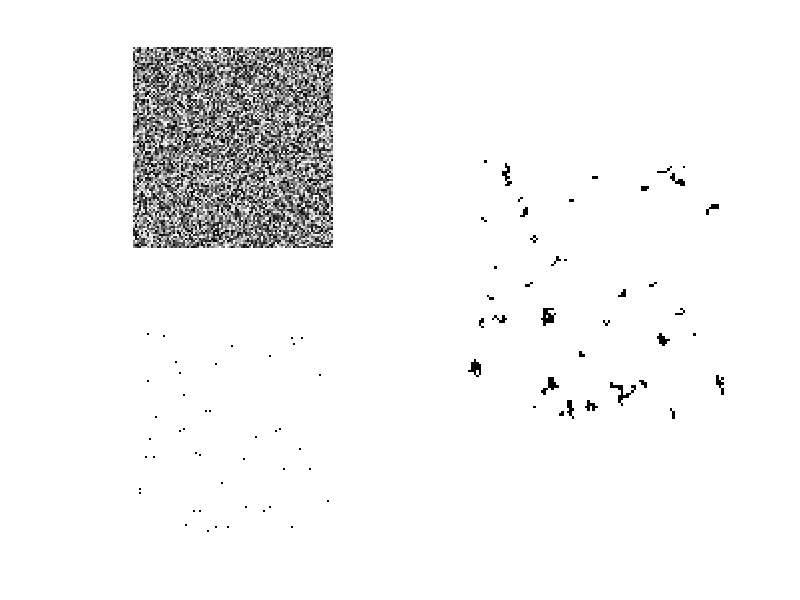

Write the MATLAB code that produced this figure.
clear all;
close all;

% Generate an m by n binary occupancy grid where the obstaces are clustered into islands or other shapes as opposed to being purely randomized

n_rows = 100;
n_cols = 100;
initial_obstacles = 1-50/10000;
branch_probability = 0.90;
n_free = 2;
filename = "100_map.mat";

rand_matrix = rand(n_rows, n_cols);

subplot(2,2,1);
imshow(1-rand_matrix, 'InitialMagnification', 'fit');

obstacle_matrix = rand_matrix >= initial_obstacles;
[obstacle_rows, obstacle_cols] = find(obstacle_matrix);

subplot(2,2,3);
imshow(~obstacle_matrix, 'InitialMagnification', 'fit');

neighbors = [0, 1;
             0, -1;
             1, 0;
            -1, 0;
             1, 1;
             1, -1;
            -1, 1;
            -1, -1];

for i=1:size(obstacle_rows)
    cur_row = obstacle_rows(i);
    cur_col = obstacle_cols(i);
    while rand <= branch_probability
        rand_neighbor = round(rand * (size(neighbors,1)-1) + 1);
        delta_row = neighbors(rand_neighbor, 1);
        delta_col = neighbors(rand_neighbor, 2);
        
        new_row = delta_row + cur_row;
        new_col = delta_col + cur_col;
        
        % Check if it is valid
        if new_row > 0 && new_row <= n_rows && new_col > 0 && new_col <= n_cols
            % New location is valid, add it in then build off of it
            obstacle_matrix(new_row, new_col) = 1;
            cur_row = new_row;
            cur_col = new_col;
            % Loop through again
        else
            % Looks like we found a dead end, go to next possible obstacle
            break;
        end
    end

end

subplot(1,2,2);
imshow(~obstacle_matrix, 'InitialMagnification', 'fit');

obstacle_matrix(1:n_free, 1:n_free) = zeros(n_free);
save(filename, "obstacle_matrix");